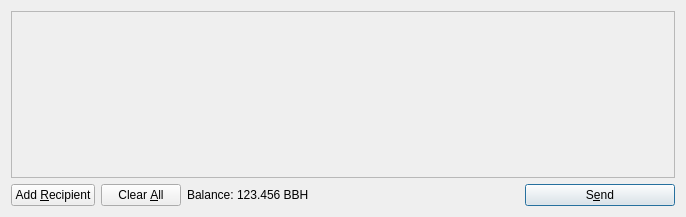
<?xml version="1.0" encoding="UTF-8"?>
<ui version="4.0">
 <class>SendCoinsDialog</class>
 <widget class="QDialog" name="SendCoinsDialog">
  <property name="geometry">
   <rect>
    <x>0</x>
    <y>0</y>
    <width>686</width>
    <height>217</height>
   </rect>
  </property>
  <property name="windowTitle">
   <string>Send Coins</string>
  </property>
  <layout class="QVBoxLayout" name="verticalLayout">
   <item>
    <widget class="QScrollArea" name="scrollArea">
     <property name="widgetResizable">
      <bool>true</bool>
     </property>
     <widget class="QWidget" name="scrollAreaWidgetContents">
      <property name="geometry">
       <rect>
        <x>0</x>
        <y>0</y>
        <width>666</width>
        <height>165</height>
       </rect>
      </property>
      <layout class="QVBoxLayout" name="verticalLayout_2">
       <property name="margin">
        <number>0</number>
       </property>
       <item>
        <layout class="QVBoxLayout" name="entries">
         <property name="spacing">
          <number>6</number>
         </property>
        </layout>
       </item>
       <item>
        <spacer name="verticalSpacer">
         <property name="orientation">
          <enum>Qt::Vertical</enum>
         </property>
         <property name="sizeHint" stdset="0">
          <size>
           <width>20</width>
           <height>40</height>
          </size>
         </property>
        </spacer>
       </item>
      </layout>
     </widget>
    </widget>
   </item>
   <item>
    <layout class="QHBoxLayout" name="horizontalLayout">
     <item>
      <widget class="QPushButton" name="addButton">
       <property name="toolTip">
        <string>Send to multiple recipients at once</string>
       </property>
       <property name="text">
        <string>Add &amp;Recipient</string>
       </property>
       <property name="icon">
        <iconset resource="../bitcoin.qrc">
         <normaloff>:/icons/add</normaloff>:/icons/add</iconset>
       </property>
       <property name="autoDefault">
        <bool>false</bool>
       </property>
      </widget>
     </item>
     <item>
      <widget class="QPushButton" name="clearButton">
       <property name="sizePolicy">
        <sizepolicy hsizetype="Minimum" vsizetype="Fixed">
         <horstretch>0</horstretch>
         <verstretch>0</verstretch>
        </sizepolicy>
       </property>
       <property name="toolTip">
        <string>Remove all transaction fields</string>
       </property>
       <property name="text">
        <string>Clear &amp;All</string>
       </property>
       <property name="icon">
        <iconset resource="../bitcoin.qrc">
         <normaloff>:/icons/remove</normaloff>:/icons/remove</iconset>
       </property>
       <property name="autoRepeatDelay">
        <number>300</number>
       </property>
       <property name="autoDefault">
        <bool>false</bool>
       </property>
      </widget>
     </item>
     <item>
      <layout class="QHBoxLayout" name="horizontalLayout_2">
       <property name="spacing">
        <number>3</number>
       </property>
       <item>
        <widget class="QLabel" name="label">
         <property name="text">
          <string>Balance:</string>
         </property>
        </widget>
       </item>
       <item>
        <widget class="QLabel" name="labelBalance">
         <property name="cursor">
          <cursorShape>IBeamCursor</cursorShape>
         </property>
         <property name="text">
          <string>123.456 BBH</string>
         </property>
         <property name="textInteractionFlags">
          <set>Qt::LinksAccessibleByMouse|Qt::TextSelectableByKeyboard|Qt::TextSelectableByMouse</set>
         </property>
        </widget>
       </item>
      </layout>
     </item>
     <item>
      <spacer name="horizontalSpacer">
       <property name="orientation">
        <enum>Qt::Horizontal</enum>
       </property>
       <property name="sizeHint" stdset="0">
        <size>
         <width>40</width>
         <height>20</height>
        </size>
       </property>
      </spacer>
     </item>
     <item>
      <widget class="QPushButton" name="sendButton">
       <property name="minimumSize">
        <size>
         <width>150</width>
         <height>0</height>
        </size>
       </property>
       <property name="toolTip">
        <string>Confirm the send action</string>
       </property>
       <property name="text">
        <string>S&amp;end</string>
       </property>
       <property name="icon">
        <iconset resource="../bitcoin.qrc">
         <normaloff>:/icons/send</normaloff>:/icons/send</iconset>
       </property>
       <property name="default">
        <bool>true</bool>
       </property>
      </widget>
     </item>
    </layout>
   </item>
  </layout>
 </widget>
 <resources>
  <include location="../bitcoin.qrc"/>
 </resources>
 <connections/>
</ui>
